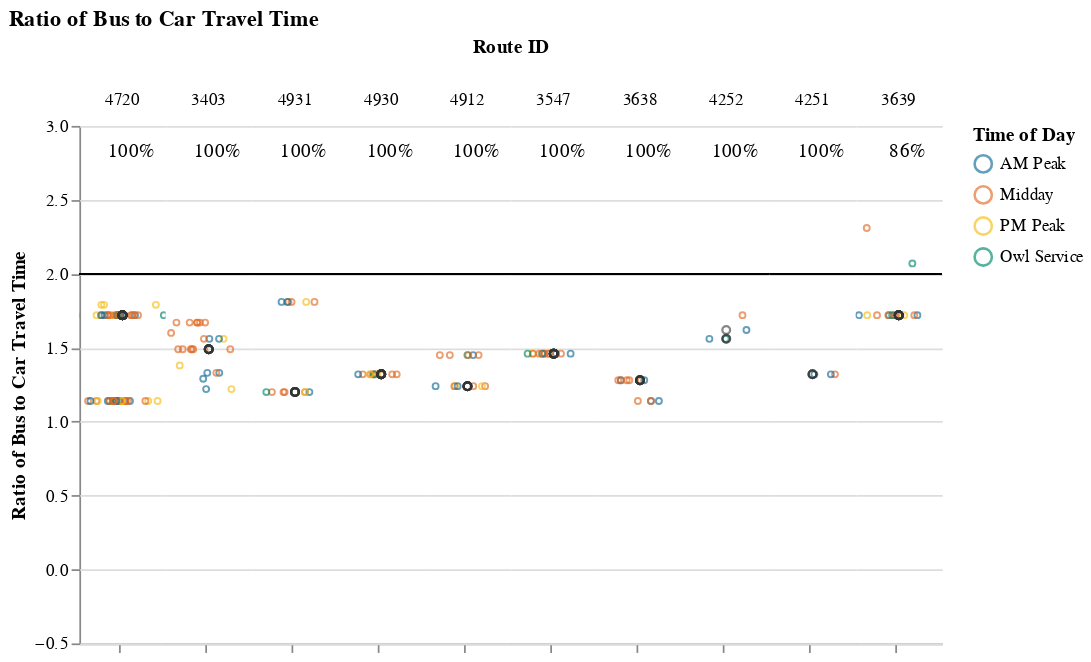
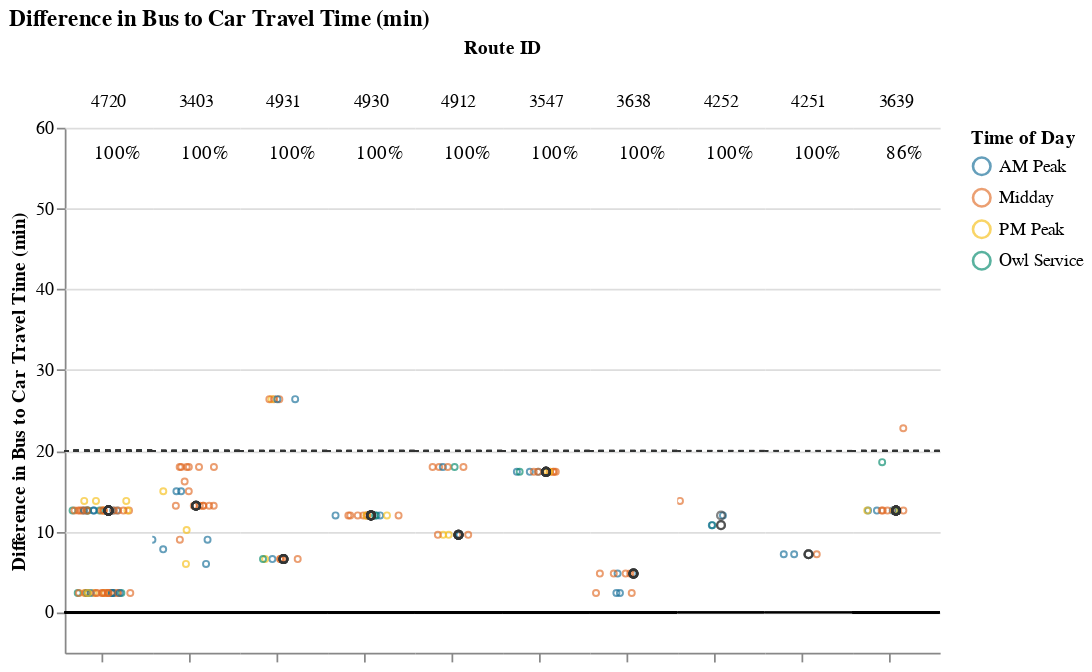

Notebook cell for these charts, in order:
### Markdown cell above
## Viable Competitive Routes
### Short Routes (< 1 hr)

### Code cell
# Allow for possibility that operator doesn't have routes that fall into certain route_groups
# But, jupyterbook will not like markdown with f-string
# separate out route_group and put in each cell, and use try/except + if to display...
# but all 3 route groups must be displayed. just add sentence about why no routes were returned at the end
route_group = "short"
try:
    display_charts_for_route_group(df, route_group)
except:
    print("No routes meet this criteria.")

### Figure 1 — Vega-Lite specification as saved in the notebook (floating-point values rounded to 4 significant figures; data arrays with more than 128 entries replaced by an {"elided": "..."} marker saying what was removed)
{"config": {"view": {"continuousWidth": 400, "continuousHeight": 300, "stroke": null}, "facet": {"spacing": 0}}, "data": {"name": "data-288b0527c432a015354c3371fd5fc6b6"}, "facet": {"column": {"field": "route_id", "sort": ["4720", "3403", "4931", "4930", "4912", "3547", "3638", "4252", "4251", "3639"], "title": "Route ID", "type": "nominal"}}, "spec": {"layer": [{"mark": "rule", "encoding": {"color": {"value": "black"}, "y": {"field": "cutoff", "type": "quantitative"}}, "selection": {"selector001": {"type": "interval", "bind": "scales", "encodings": ["x", "y"]}}}, {"mark": {"type": "point", "opacity": 0.65, "size": 12, "strokeWidth": 1.1}, "encoding": {"color": {"field": "time_of_day", "scale": {"range": ["#136C97", "#E16B26", "#F6BF16", "#00896B", "#7790A3", "#5B559C"]}, "sort": ["AM Peak", "Midday", "PM Peak", "Owl Service"], "title": "Time of Day", "type": "nominal"}, "tooltip": [{"field": "route_id", "type": "nominal"}, {"field": "route_name", "type": "nominal"}, {"field": "trip_id", "type": "nominal"}, {"field": "service_hours", "type": "quantitative"}, {"field": "car_duration_hours", "type": "quantitative"}, {"field": "bus_multiplier", "type": "quantitative"}, {"field": "bus_difference", "type": "quantitative"}, {"field": "num_trips", "type": "quantitative"}, {"field": "num_competitive", "type": "quantitative"}, {"field": "pct_trips_competitive", "type": "quantitative"}, {"field": "p25", "type": "quantitative"}, {"field": "p50", "type": "quantitative"}, {"field": "p75", "type": "quantitative"}], "x": {"axis": {"grid": false, "labels": false, "ticks": true, "values": [0]}, "field": "jitter", "scale": {}, "title": null, "type": "quantitative"}, "y": {"field": "bus_multiplier", "scale": {"domain": [-0.25, 3.0]}, "title": "Ratio of Bus to Car Travel Time", "type": "quantitative"}}, "transform": [{"calculate": "sqrt(-2*log(random()))*cos(2*PI*random())", "as": "jitter"}], "width": 50}, {"layer": [{"mark": {"type": "point", "opacity": 0.6, "size": 20, "strokeWidth": 1.3}, "encoding": {"color": {"value": "#323434"}, "y": {"field": "bus_multiplier", "type": "quantitative"}}, "transform": [{"filter": "(datum.p50_trip === 1)"}]}, {"mark": {"type": "text", "align": "center", "baseline": "middle"}, "encoding": {"color": {"value": "black"}, "text": {"field": "pct_trips_competitive", "format": ".0%", "type": "quantitative"}, "tooltip": [{"field": "route_id", "type": "nominal"}, {"field": "route_name", "type": "nominal"}, {"field": "trip_id", "type": "nominal"}, {"field": "service_hours", "type": "quantitative"}, {"field": "car_duration_hours", "type": "quantitative"}, {"field": "bus_multiplier", "type": "quantitative"}, {"field": "bus_difference", "type": "quantitative"}, {"field": "num_trips", "type": "quantitative"}, {"field": "num_competitive", "type": "quantitative"}, {"field": "pct_trips_competitive", "type": "quantitative"}, {"field": "p25", "type": "quantitative"}, {"field": "p50", "type": "quantitative"}, {"field": "p75", "type": "quantitative"}], "x": {"value": 30}, "y": {"value": 15}}, "transform": [{"calculate": "sqrt(-2*log(random()))*cos(2*PI*random())", "as": "jitter"}, {"filter": "(datum.fastest_trip === 1)"}]}]}]}, "resolve": {"scale": {"y": "shared"}}, "title": "Ratio of Bus to Car Travel Time", "$schema": "https://vega.github.io/schema/vega-lite/v4.17.0.json", "datasets": {"data-288b0527c432a015354c3371fd5fc6b6": {"elided": "165 records"}}}

### Figure 2 — Vega-Lite specification as saved in the notebook (floating-point values rounded to 4 significant figures; data arrays with more than 128 entries replaced by an {"elided": "..."} marker saying what was removed)
{"config": {"view": {"continuousWidth": 400, "continuousHeight": 300, "stroke": null}, "facet": {"spacing": 0}}, "data": {"name": "data-10770f831893c25f90caccf79f250026"}, "facet": {"column": {"field": "route_id", "sort": ["4720", "3403", "4931", "4930", "4912", "3547", "3638", "4252", "4251", "3639"], "title": "Route ID", "type": "nominal"}}, "spec": {"layer": [{"mark": "rule", "encoding": {"color": {"value": "black"}, "y": {"field": "cutoff", "type": "quantitative"}}, "selection": {"selector002": {"type": "interval", "bind": "scales", "encodings": ["x", "y"]}}}, {"mark": {"type": "rule", "strokeDash": [3, 3]}, "encoding": {"color": {"value": "#323434"}, "y": {"field": "cutoff2", "type": "quantitative"}}}, {"mark": {"type": "point", "opacity": 0.65, "size": 12, "strokeWidth": 1.1}, "encoding": {"color": {"field": "time_of_day", "scale": {"range": ["#136C97", "#E16B26", "#F6BF16", "#00896B", "#7790A3", "#5B559C"]}, "sort": ["AM Peak", "Midday", "PM Peak", "Owl Service"], "title": "Time of Day", "type": "nominal"}, "tooltip": [{"field": "route_id", "type": "nominal"}, {"field": "route_name", "type": "nominal"}, {"field": "trip_id", "type": "nominal"}, {"field": "service_hours", "type": "quantitative"}, {"field": "car_duration_hours", "type": "quantitative"}, {"field": "bus_multiplier", "type": "quantitative"}, {"field": "bus_difference", "type": "quantitative"}, {"field": "num_trips", "type": "quantitative"}, {"field": "num_competitive", "type": "quantitative"}, {"field": "pct_trips_competitive", "type": "quantitative"}, {"field": "p25", "type": "quantitative"}, {"field": "p50", "type": "quantitative"}, {"field": "p75", "type": "quantitative"}], "x": {"axis": {"grid": false, "labels": false, "ticks": true, "values": [0]}, "field": "jitter", "scale": {}, "title": null, "type": "quantitative"}, "y": {"field": "bus_difference", "scale": {"domain": [-5, 59.4]}, "title": "Difference in Bus to Car Travel Time (min)", "type": "quantitative"}}, "transform": [{"calculate": "sqrt(-2*log(random()))*cos(2*PI*random())", "as": "jitter"}], "width": 50}, {"layer": [{"mark": {"type": "point", "opacity": 0.6, "size": 20, "strokeWidth": 1.3}, "encoding": {"color": {"value": "#323434"}, "y": {"field": "bus_difference", "type": "quantitative"}}, "transform": [{"filter": "(datum.p50_trip === 1)"}]}, {"mark": {"type": "text", "align": "center", "baseline": "middle"}, "encoding": {"color": {"value": "black"}, "text": {"field": "pct_trips_competitive", "format": ".0%", "type": "quantitative"}, "tooltip": [{"field": "route_id", "type": "nominal"}, {"field": "route_name", "type": "nominal"}, {"field": "trip_id", "type": "nominal"}, {"field": "service_hours", "type": "quantitative"}, {"field": "car_duration_hours", "type": "quantitative"}, {"field": "bus_multiplier", "type": "quantitative"}, {"field": "bus_difference", "type": "quantitative"}, {"field": "num_trips", "type": "quantitative"}, {"field": "num_competitive", "type": "quantitative"}, {"field": "pct_trips_competitive", "type": "quantitative"}, {"field": "p25", "type": "quantitative"}, {"field": "p50", "type": "quantitative"}, {"field": "p75", "type": "quantitative"}], "x": {"value": 30}, "y": {"value": 15}}, "transform": [{"calculate": "sqrt(-2*log(random()))*cos(2*PI*random())", "as": "jitter"}, {"filter": "(datum.fastest_trip === 1)"}]}]}]}, "resolve": {"scale": {"y": "shared"}}, "title": "Difference in Bus to Car Travel Time (min)", "$schema": "https://vega.github.io/schema/vega-lite/v4.17.0.json", "datasets": {"data-10770f831893c25f90caccf79f250026": {"elided": "165 records"}}}
